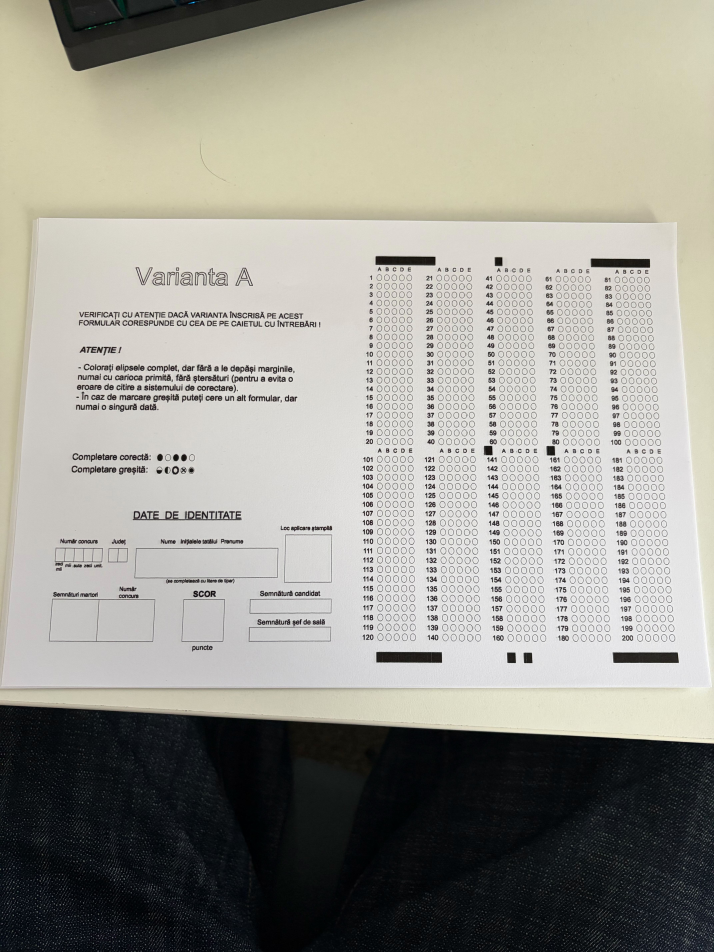
#> input picture detect-poze-test/IMG_0530.jpg, 4284 x 5712 px (shown at 1/6 size); its folder holds 7 pictures in this run
$ python find_grid.py
#> lines starting #> are read from the running program, lines starting #| are printed output that depends on the picture; after the words box and inside, x2 and y2 are one past the last pixel; in counts of white or black regions, pixels touching at a corner belong together
"""
find_grid.py — Detectare markeri grilă din poze reale (dual-path)

Traseul DARK: fundal întunecat → izolăm foaia (convex hull + mască),
              vopsim restul cu alb, căutăm markeri doar pe foaie.
Traseul LIGHT: fundal luminos → căutăm markeri global,
              validăm geometric (paralelogram) + similaritate.
"""

import cv2
import numpy as np
import os
import itertools


# ─────────────────────────────────────────────
# 1. IZOLARE FOAIE (doar pentru fundal întunecat)
# ─────────────────────────────────────────────

def find_paper_mask(gray):
    """
    Găsește foaia albă pe un fundal închis la culoare.
    Folosește blur masiv (distruge textura covorului) + Otsu + convex hull.
    Returnează (mask, bbox) unde mask e 255 pe foaie, 0 în rest.
    bbox = (x, y, w, h) = bounding box-ul foii.
    Returnează (None, None) dacă nu găsește nimic valid.
    """
    H, W = gray.shape
    img_area = H * W

    # Blur masiv — "miopie" care dizolvă textura covorului dar păstrează forma mare a foii
    blur = cv2.GaussianBlur(gray, (25, 25), 0)

    # Otsu — separă automat alb (foaie) de întunecat (fundal)
    _, thresh = cv2.threshold(blur, 0, 255, cv2.THRESH_BINARY + cv2.THRESH_OTSU)

    # Morfologie agresivă: eliminăm granulații mici, păstrăm doar masa solidă
    kernel = cv2.getStructuringElement(cv2.MORPH_RECT, (11, 11))
    morph = cv2.morphologyEx(thresh, cv2.MORPH_OPEN, kernel, iterations=2)
    morph = cv2.morphologyEx(morph, cv2.MORPH_CLOSE, kernel, iterations=2)

    cnts, _ = cv2.findContours(morph, cv2.RETR_EXTERNAL, cv2.CHAIN_APPROX_SIMPLE)
    if not cnts:
        return None, None

    best = max(cnts, key=cv2.contourArea)
    if cv2.contourArea(best) < img_area * 0.10:
        return None, None

    # Convex hull = formă solidă care acoperă exact foaia
    hull = cv2.convexHull(best)
    mask = np.zeros((H, W), dtype=np.uint8)
    cv2.drawContours(mask, [hull], -1, 255, -1)


    x, y, w, h = cv2.boundingRect(hull)
    # Padding foarte generos — pe imagini subexpuse, markerii pot fi chiar
    # în afara zonei Otsu (sunt la marginea foii, pe zona subexpusă)
    pad = 150
    x = max(0, x - pad)
    y = max(0, y - pad)
    w = min(W - x, w + 2 * pad)
    h = min(H - y, h + 2 * pad)
    h = min(H - y, h + 2 * pad)

    return mask, (x, y, w, h)


# ─────────────────────────────────────────────
# 2. DETECȚIE CANDIDAȚI MARKER
# ─────────────────────────────────────────────

def detect_black_squares(img_bgr, relaxed_validation=False):
    """
    Detectează markerii negri ai grilei.
    Decide automat traseul (dark vs light) pe baza luminozității marginilor.
    Returnează lista de max 4 markeri validați geometric.
    """
    gray = cv2.cvtColor(img_bgr, cv2.COLOR_BGR2GRAY)
    gray_blur = cv2.GaussianBlur(gray, (5, 5), 0)
    H, W = gray.shape

    # ── Decizia de traseu: analizăm luminozitatea marginilor ──
    pad_h = max(1, int(H * 0.02))
    pad_w = max(1, int(W * 0.02))
    border_pixels = np.concatenate([
        gray[:pad_h, :].flatten(),
        gray[-pad_h:, :].flatten(),
        gray[:, :pad_w].flatten(),
        gray[:, -pad_w:].flatten()
    ])
    border_mean = float(np.mean(border_pixels))
    is_dark_bg = border_mean < 85

    traseu = "DARK" if is_dark_bg else "LIGHT"
    print(f"  Border luma: {border_mean:.0f} → Traseu: {traseu}")

    # ── Traseu DARK: crop generos pe zona foii, fără a albi (markeri pot fi pe margine subexpusă) ──
    if is_dark_bg:
        mask, bbox = find_paper_mask(gray_blur)
        if mask is not None:
            rx, ry, rw, rh = bbox
            gray_roi = gray_blur[ry:ry+rh, rx:rx+rw]
            offset = (rx, ry)
            print(f"  Foaie izolată (crop): ({rx},{ry}) {rw}x{rh}")
        else:
            gray_roi = gray_blur
            offset = (0, 0)
            rw, rh = W, H
            print(f"  [WARN] Nu am găsit foaia, mergem global")
        # CLAHE: egalizare adaptivă de contrast (recuperează markeri subexpuși)
        clahe = cv2.createCLAHE(clipLimit=3.0, tileGridSize=(8, 8))
        gray_roi = clahe.apply(gray_roi)
        min_contrast = 40  # prag mai scăzut pe fundal dark (CLAHE + paralelogram compensează)
    else:
        # ── Traseu LIGHT: căutăm global, lăsăm geometria să filtreze ──
        gray_roi = gray_blur
        offset = (0, 0)
        rw, rh = W, H
        min_contrast = 40 if relaxed_validation else 100  # prag mai indulgent pe STAS (elimină taste, cabluri)

    # ── Extragere candidați din ROI ──
    roi_h, roi_w = gray_roi.shape
    roi_area = roi_h * roi_w
    roi_mean = float(np.mean(gray_roi))

    all_candidates = []

    # Multi-threshold: adaptive, Otsu, și praguri relative
    masks = []
    masks.append(cv2.adaptiveThreshold(
        gray_roi, 255, cv2.ADAPTIVE_THRESH_GAUSSIAN_C,
        cv2.THRESH_BINARY_INV, 51, 10
    ))
    _, otsu = cv2.threshold(gray_roi, 0, 255, cv2.THRESH_BINARY_INV + cv2.THRESH_OTSU)
    masks.append(otsu)
    for delta in [-60, -40, -20]:
        thr = max(10, int(roi_mean + delta))
        _, bw = cv2.threshold(gray_roi, thr, 255, cv2.THRESH_BINARY_INV)
        masks.append(bw)

    for mask_idx, bw in enumerate(masks):
        k_erode = cv2.getStructuringElement(cv2.MORPH_RECT, (2, 2))
        bw = cv2.morphologyEx(bw, cv2.MORPH_ERODE, k_erode, iterations=1)
        k_close = cv2.getStructuringElement(cv2.MORPH_RECT, (5, 5))
        bw = cv2.morphologyEx(bw, cv2.MORPH_CLOSE, k_close, iterations=1)

        cnts, _ = cv2.findContours(bw, cv2.RETR_EXTERNAL, cv2.CHAIN_APPROX_SIMPLE)

        for c in cnts:
            area = cv2.contourArea(c)
            if area < 200 or area > roi_area * 0.05:
                continue

            x, y, w, h = cv2.boundingRect(c)
            patch = gray_roi[y:y+h, x:x+w]
            if patch.size == 0:
                continue

            patch_mean = float(np.mean(patch))
            ar = max(w, h) / (min(w, h) + 1e-6)

            # ── Contrast local: zona din jurul markerului trebuie să fie ALBĂ ──
            # Markeri reali: negri pe foaie albă → contrast > 100
            # Taste/covor: negri pe fundal negru → contrast < 60
            pad_s = 40
            sy1 = max(0, y - pad_s)
            sy2 = min(roi_h, y + h + pad_s)
            sx1 = max(0, x - pad_s)
            sx2 = min(roi_w, x + w + pad_s)
            surround = gray_roi[sy1:sy2, sx1:sx2]
            smask = np.ones(surround.shape, dtype=bool)
            smask[y - sy1:y - sy1 + h, x - sx1:x - sx1 + w] = False
            if smask.any():
                surround_mean = float(np.mean(surround[smask]))
            else:
                surround_mean = patch_mean
            local_contrast = surround_mean - patch_mean

            hull = cv2.convexHull(c)
            solidity = area / (cv2.contourArea(hull) + 1e-6)

            # Filtru final: ar >= 1.5, negru, pe fundal alb (contrast > min_contrast), solid
            if (ar >= 1.5 and local_contrast > min_contrast
                    and min(w, h) >= 10 and max(w, h) >= 20
                    and max(w, h) < 180 and solidity >= 0.4):
                cx = (x + offset[0]) + w / 2
                cy = (y + offset[1]) + h / 2
                all_candidates.append({
                    "bbox": (x + offset[0], y + offset[1], w, h),
                    "center": (cx, cy),
                    "area": area,
                    "patch_mean": patch_mean,
                    "aspect_ratio": ar,
                    "solidity": solidity,
                    "thr_used": mask_idx,
                })

    candidates = _deduplicate(all_candidates)
    print(f"  Candidați unici după dedup: {len(candidates)}")
    for i, c in enumerate(candidates):
        print(f"    C{i}: {c['bbox']} ar={c['aspect_ratio']:.1f} area={c['area']:.0f} solidity={c['solidity']:.2f}")

    # ── Validare geometrică (paralelogram) ──
    candidates = _find_best_grid(candidates, rw, rh)
    return candidates


# ─────────────────────────────────────────────
# 3. VALIDARE GEOMETRICĂ (PARALELOGRAM)
# ─────────────────────────────────────────────

def _find_best_grid(candidates, rw, rh):
    """
    Caută setul optim de 3 sau 4 markeri care formează un patrulater valid
    sub deformare de perspectivă.
    """
    # Funcție utilitară pentru a verifica dacă 4 puncte formează un poligon convex
    # [15 lines left out: functions is_convex, order_4_points, not called in this run]

    if len(candidates) < 3:
        return candidates

    # Scor de calitate per candidat
    for c in candidates:
        pm = max(1.0, c["patch_mean"])
        c["score"] = (c["area"] * c["solidity"]) / pm

    # Daca avem prea multi candidati (cazul STAS pe foaia gata printata, unde vede toate bulele)
    # limitam puternic pool-ul cautand doar punctele care s-ar califica geografic drept colturi
    if len(candidates) > 20:
        candidates_tl = sorted(candidates, key=lambda c: (c["center"][0] ** 2 + c["center"][1] ** 2))[:10]
        candidates_tr = sorted(candidates, key=lambda c: ((rw - c["center"][0]) ** 2 + c["center"][1] ** 2))[:10]
        candidates_br = sorted(candidates, key=lambda c: ((rw - c["center"][0]) ** 2 + (rh - c["center"][1]) ** 2))[:10]
        candidates_bl = sorted(candidates, key=lambda c: (c["center"][0] ** 2 + (rh - c["center"][1]) ** 2))[:10]

        pool_dict = {id(c): c for subset in [candidates_tl, candidates_tr, candidates_br, candidates_bl] for c in subset}
        pool = list(pool_dict.values())
        pool.sort(key=lambda c: c["score"], reverse=True)
        pool = pool[:25] # Hard cap absolut la 25 = 12650 combinatii maxime (ruleaza instant)
    else:
        candidates.sort(key=lambda c: c["score"], reverse=True)
        pool = candidates[:40]

    best_grid_4 = None
    best_score_4 = -1

    # Funcție utilitară pentru a verifica dacă 4 puncte formează un poligon convex
    def is_convex(tl, tr, br, bl):
        def cross(o, a, b):
            return (a[0] - o[0]) * (b[1] - o[1]) - (a[1] - o[1]) * (b[0] - o[0])
        c1 = cross(tl, tr, br)
        c2 = cross(tr, br, bl)
        c3 = cross(br, bl, tl)
        c4 = cross(bl, tl, tr)
        return (c1 > 0 and c2 > 0 and c3 > 0 and c4 > 0) or (c1 < 0 and c2 < 0 and c3 < 0 and c4 < 0)

    # Funcție pentru a sorta 4 puncte: TL, TR, BR, BL
    def order_4_points(pts):
        pts = sorted(pts, key=lambda p: (p[1], p[0])) # top to bottom
        top = sorted(pts[:2], key=lambda p: p[0])
        bottom = sorted(pts[2:], key=lambda p: p[0])
        return top[0], top[1], bottom[1], bottom[0]

    # 1. Căutăm seturi de câte 4 markeri
    for quad in itertools.combinations(pool, 4):
        pts = [np.array(c["center"]) for c in quad]
        tl, tr, br, bl = order_4_points(pts)

        # Orientare folosind Y (tl sus, bl jos) și X (tl stânga, tr dreapta)
        if not is_convex(tl, tr, br, bl):
            continue

        w_top = np.linalg.norm(tr - tl)
        w_bot = np.linalg.norm(br - bl)
        h_left = np.linalg.norm(bl - tl)
        h_right = np.linalg.norm(br - tr)

        # Filtre de perspectivă
        if min(w_top, w_bot) < rw * 0.15 or min(h_left, h_right) < rh * 0.15:
            continue

        # Distorsionarea de perspectivă nu ar trebui să fie extremă (ex. de 3 ori mai mic la un capăt)
        if w_top / (w_bot + 1e-6) > 3 or w_bot / (w_top + 1e-6) > 3:
            continue
        if h_left / (h_right + 1e-6) > 3 or h_right / (h_left + 1e-6) > 3:
            continue

        # Proporția grilei standard OMR e mai înaltă decât lată (între 1.0 și 3.0)
        avg_w = (w_top + w_bot) / 2
        avg_h = (h_left + h_right) / 2
        if not (0.8 < avg_h / (avg_w + 1e-6) < 3.5):
            continue

        # Unghiurile dintr-un patrulater valid de perspectivă n-ar trebui să fie prea ascuțite (<45 grade)
        def calc_angle(p1, p2, p3):
            v1 = p1 - p2
            v2 = p3 - p2
            cosine = np.dot(v1, v2) / (np.linalg.norm(v1) * np.linalg.norm(v2) + 1e-6)
            return np.arccos(np.clip(cosine, -1.0, 1.0)) * 180 / np.pi

        ang_tl = calc_angle(bl, tl, tr)
        ang_tr = calc_angle(tl, tr, br)
        ang_br = calc_angle(tr, br, bl)
        ang_bl = calc_angle(br, bl, tl)
        if min(ang_tl, ang_tr, ang_br, ang_bl) < 45 or max(ang_tl, ang_tr, ang_br, ang_bl) > 135:
            continue

        score = sum(c["score"] for c in quad)
        if score > best_score_4:
            best_score_4 = score
            best_grid_4 = list(quad)

    if best_grid_4:
        best_grid_4.sort(key=lambda c: (c["center"][1], c["center"][0]))
        return best_grid_4

    # 2. Dacă nu găsim 4, căutăm un T/L bun de 3 markeri și estimăm al 4-lea
    best_grid_3 = None
    best_score_3 = -1
    for trio in itertools.combinations(pool, 3):
        pts = [np.array(c["center"]) for c in trio]

        # Găsim colțul din mijloc (unghiul de ~90 grade dintr-o perspectivă)
        d01 = np.linalg.norm(pts[0] - pts[1])
        d12 = np.linalg.norm(pts[1] - pts[2])
        d20 = np.linalg.norm(pts[2] - pts[0])
        dists = sorted([(d01, 0, 1, 2), (d12, 1, 2, 0), (d20, 2, 0, 1)])
        _, idx_A, idx_B, idx_C = dists[2] # B este opus celei mai lungi laturi

        pA, pB, pC = pts[idx_A], pts[idx_B], pts[idx_C]
        vBA, vBC = pA - pB, pC - pB
        nBA, nBC = np.linalg.norm(vBA), np.linalg.norm(vBC)

        if nBA < rw * 0.15 or nBC < rw * 0.15:
            continue

        cos_B = np.dot(vBA, vBC) / (nBA * nBC + 1e-6)
        if abs(cos_B) > 0.4: # toleranță mai mare pentru perspectivă (70-110 grade)
            continue

        gw, gh = min(nBA, nBC), max(nBA, nBC)
        if not (0.8 < gh / (gw + 1e-6) < 3.5):
            continue

        pD = pB + vBA + vBC # estimare paralelogram (nu e perfectă în perspectivă, dar e fallback)
        score = sum(c["score"] for c in trio)

        if score > best_score_3:
            best_score_3 = score
            wD = int(np.median([c["bbox"][2] for c in trio]))
            hD = int(np.median([c["bbox"][3] for c in trio]))
            best_grid_3 = list(trio)
            best_grid_3.append({
                "bbox": (int(pD[0] - wD/2), int(pD[1] - hD/2), wD, hD),
                "center": (float(pD[0]), float(pD[1])),
                "area": wD * hD,
                "patch_mean": 0,
                "aspect_ratio": 1.0,
                "solidity": 1.0,
                "thr_used": -1,
                "score": 0,
                "estimated": True,
            })
            print(f"  [INFO] Al 4-lea marker estimat (fallback) la ({pD[0]:.0f}, {pD[1]:.0f})")

    if best_grid_3:
         best_grid_3.sort(key=lambda c: (c["center"][1], c["center"][0]))
         return best_grid_3

    return pool[:4]


# ─────────────────────────────────────────────
# 4. UTILITARE
# ─────────────────────────────────────────────

def _deduplicate(candidates, iou_thr=0.5):
    """Elimină candidații suprapuși (IoU > prag)."""
    if not candidates:
        return []
    candidates.sort(key=lambda c: c["thr_used"])
    kept = []
    for c in candidates:
        x1, y1, w1, h1 = c["bbox"]
        is_dup = False
        for k in kept:
            x2, y2, w2, h2 = k["bbox"]
            xa, ya = max(x1, x2), max(y1, y2)
            xb, yb = min(x1+w1, x2+w2), min(y1+h1, y2+h2)
            if xa < xb and ya < yb:
                inter = (xb - xa) * (yb - ya)
                union = w1*h1 + w2*h2 - inter
                if inter / (union + 1e-6) > iou_thr:
                    is_dup = True
                    break
        if not is_dup:
            kept.append(c)
    return kept


def draw_markers(img_bgr, candidates):
    """Desenează markerii finali pe imagine (verde = real, galben = estimat)."""
    dbg = img_bgr.copy()
    for i, c in enumerate(candidates):
        x, y, w, h = c["bbox"]
        is_est = c.get("estimated", False)
        color = (0, 200, 255) if is_est else (0, 255, 0)
        cv2.rectangle(dbg, (x, y), (x+w, y+h), color, 3)
        tag = "EST" if is_est else f"m={c['patch_mean']:.0f}"
        label = f"#{i} {w}x{h} {tag}"
        cv2.putText(dbg, label, (x, max(15, y - 8)),
                    cv2.FONT_HERSHEY_SIMPLEX, 0.5, (0, 0, 255), 2)
    return dbg


# ─────────────────────────────────────────────
# 5. MAIN (test pe cele 3 poze)
# ─────────────────────────────────────────────

if __name__ == "__main__":
    input_dir = "detect-poze-test/"
    output_dir = "detect-poze-output/"
    os.makedirs(output_dir, exist_ok=True)

    photos = [
        os.path.join(input_dir, "IMG_0530.jpg"),
        os.path.join(input_dir, "IMG_0532.jpg"),
        os.path.join(input_dir, "IMG_0536.jpg"),
    ]

    for photo_path in photos:
        name = os.path.splitext(os.path.basename(photo_path))[0]
        print(f"\n{'='*50}")
        print(f"  {name}")
        print(f"{'='*50}")

        img = cv2.imread(photo_path)
#> img is the input picture: shape (5712, 4284, 3); mean B, G, R 145.8, 154.4, 155.8
        if img is None:
            print(f"  EROARE: nu pot citi {photo_path}")
            continue

        scale = 2000 / max(img.shape[:2])
        if scale < 1.0:
            img_small = cv2.resize(img, None, fx=scale, fy=scale)
        else:
            img_small = img.copy()

        print(f"  Original: {img.shape[:2]}, Scaled: {img_small.shape[:2]}")
#|   Original: (5712, 4284), Scaled: (2000, 1500)

        candidates = detect_black_squares(img_small)
#> in detect_black_squares, `gray = cv2.cvtColor(img_bgr, cv2.COLOR_BGR2GRAY)`:
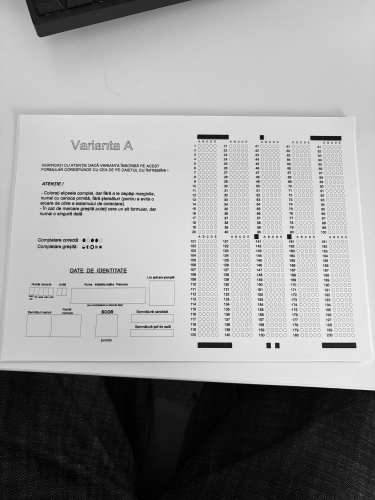
#> gray: shape (2000, 1500) (shown at 1/4 size); min 0, max 255, mean 153.7
#> in detect_black_squares, `border_mean = float(np.mean(border_pixels))`: border_mean = 115.5
#> in detect_black_squares, `is_dark_bg = border_mean < 85`: is_dark_bg = False
#> in detect_black_squares, `traseu = "DARK" if is_dark_bg else "LIGHT"`: traseu = 'LIGHT'
#|   Border luma: 116 → Traseu: LIGHT
#> in detect_black_squares, `roi_mean = float(np.mean(gray_roi))`: roi_mean = 153.7
#> in detect_black_squares, `_, otsu = cv2.threshold(gray_roi, 0, 255, cv2.THRESH_BINARY_INV + cv2...`:
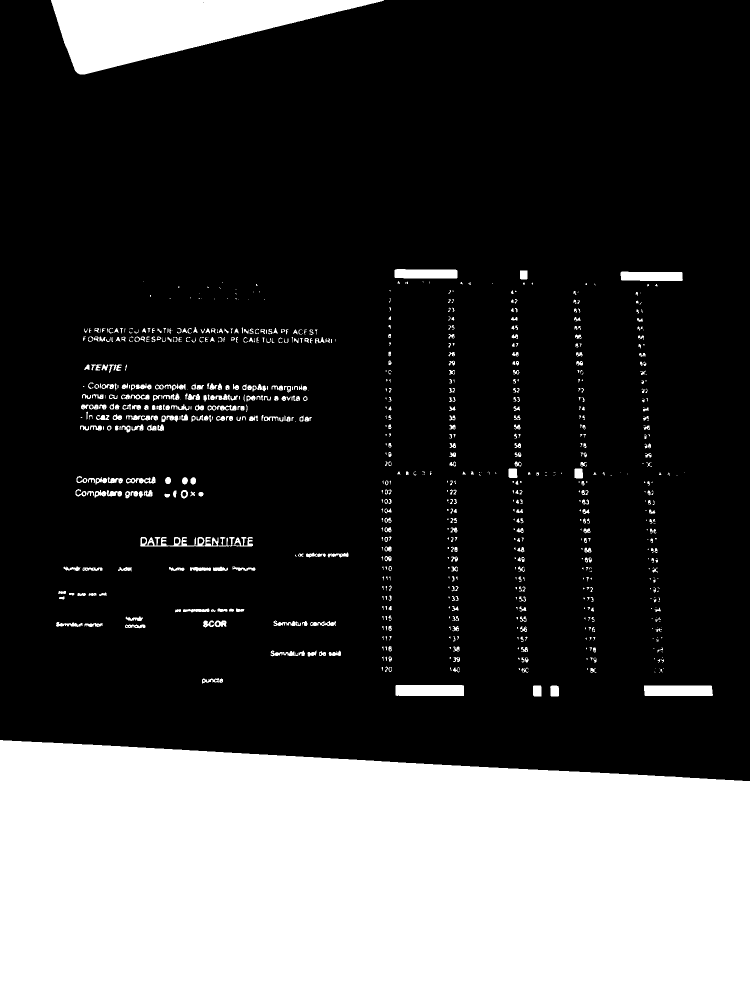
#> otsu: shape (2000, 1500) (shown at 1/2 size); 27.3% white; 823 white regions (353 under 20 px), largest, box (x1, y1, x2, y2) and area: (0, 1480, 1500, 2000) 718200, (102, 0, 768, 149) 51266, (791, 1370, 928, 1392) 3006
#> the loop in detect_black_squares, `for delta in [-60, -40, -20]:` made 3 passes
#> thr on passes 1 to 3: 93, 113, 133
#> pass 1, in detect_black_squares, `_, bw = cv2.threshold(gray_roi, thr, 255, cv2.THRESH_BINARY_INV)`:
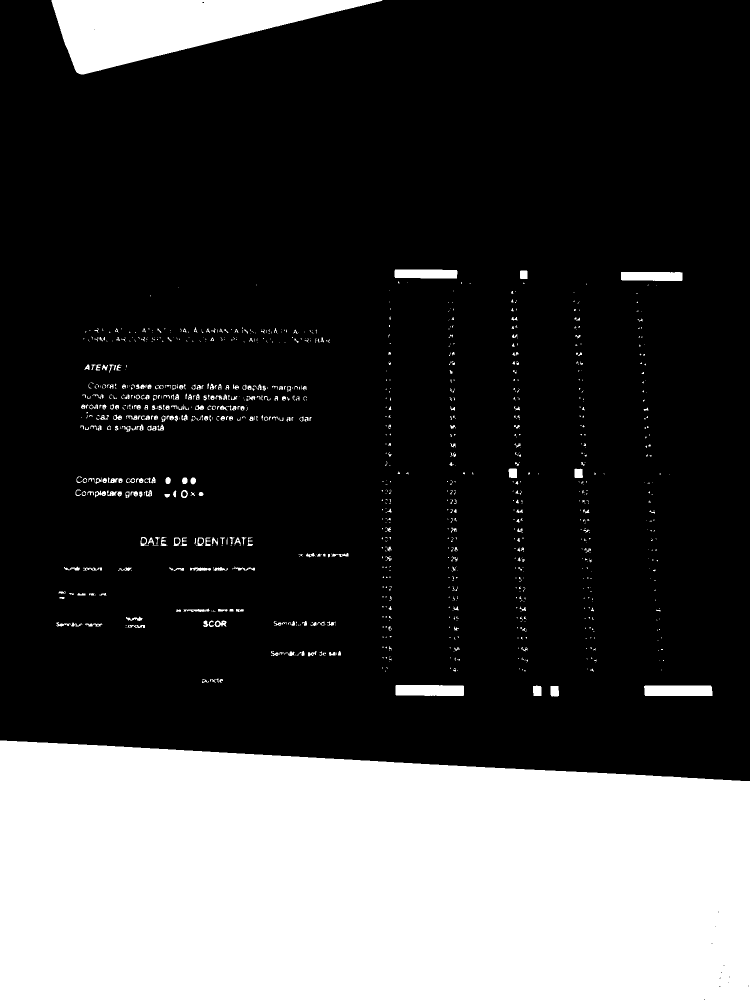
#> bw: shape (2000, 1500) (shown at 1/2 size); 26.7% white; 1009 white regions (691 under 20 px), largest, box (x1, y1, x2, y2) and area: (0, 1481, 1500, 2000) 717541, (103, 0, 765, 149) 50764, (791, 1370, 928, 1392) 2900
#> after the loop in detect_black_squares, `for delta in [-60, -40, -20]:`: masks = 5 items
#> the loop in detect_black_squares, `for mask_idx, bw in enumerate(masks):` made 5 passes
#> (the rest of the program and of its run is left out)
